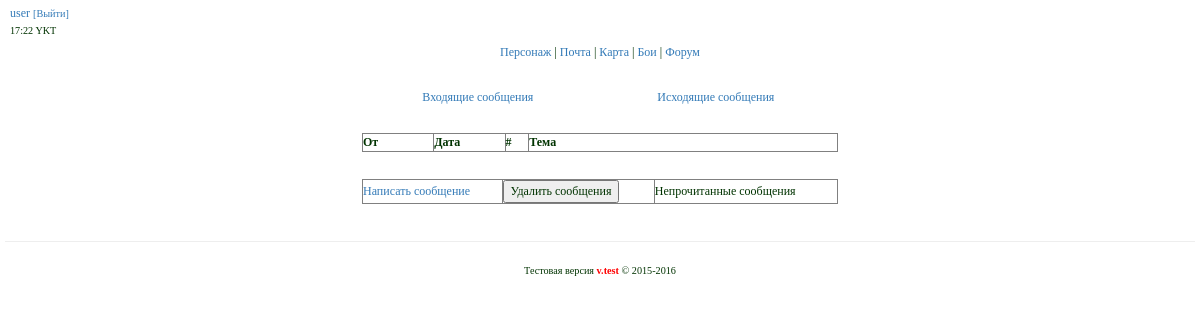
/mail/ (signed in), run on an earlier commit of the app's database.
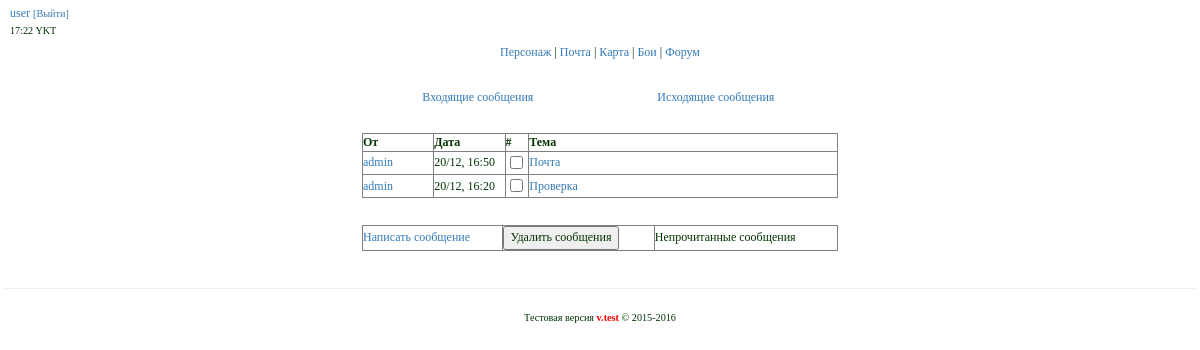
And on a later commit of the database.
### tables this page shows
CREATE TABLE IF NOT EXISTS `mail` (
  `id` int(11) unsigned NOT NULL AUTO_INCREMENT,
  `id_mail` varchar(256) NOT NULL,
  `type` int(11) NOT NULL,
  `sender` varchar(255) NOT NULL,
  `receiver` varchar(255) NOT NULL,
  `date` varchar(255) NOT NULL,
  `title` varchar(255) NOT NULL,
  `text` text NOT NULL,
  `new` int(11) NOT NULL DEFAULT '1',
  PRIMARY KEY (`id`)
);

### app/core/viewClass.php (called while the page is built)
<?php
class View {
    public function render($title,$content,$template,$data=null,$data2=null,$data3=null) {
        include 'app/views/'.$template;
    }
}

### app/controllers/controllerMail.php (called while the page is built, shortened)
<?php
class ControllerMail extends Controller {
    public function __construct(){
        $this->model = new ModelMail();
        $this->view = new View();
    }
    public function actionView() {
        $login = $_COOKIE['login'];
        $data = $this->model->getInboxMailByUser($login);
        $this->view->render('Почта', 'mail/inbox.php', 'template.php', $data, $data2);
    }
}

### app/start.php (called while the page is built, shortened)
<?php
require_once 'core/viewClass.php';
require_once 'core/modelClass.php';
Router::run();

### index.php (called while the page is built, shortened)
<?php
require_once 'app/start.php';

### app/core/modelClass.php (called while the page is built, shortened)
<?php
class Model {
    public $mysqli;
    public function __construct() {
        $this->mysqli = new mysqli(Config::DBHOST,Config::DBUSER,Config::DBPASS,Config::DBNAME);
        $this->mysqli->query("SET NAMES 'utf8'");
    }
    public function query($query) {
        return $this->mysqli->query($query);
    }
    public function select($query) {
        $res = $this->query($query);
        $ret = [];
        while($row = mysqli_fetch_assoc($res)) {
            $ret[] = $row;
        }
        return $ret;
    }
}

### app/models/modelMail.php (called while the page is built, shortened)
<?php
class ModelMail extends Model {
    public function getInboxMailByUser($login) {
        $data = "SELECT * FROM `mail` WHERE `receiver` = '$login' AND `type` = 1 ORDER BY `id` DESC";
        $data = $this->select($data);
        return $data;
    }
}

### app/views/mail/inbox.php (the view)
<div>
    <table align="center" width="40%">
        <tr align="center">
            <td>
                <a href="/mail/">Входящие сообщения</a>
            </td>
            <td>
                <a href="/mail/outbox">Исходящие сообщения</a>
            </td>
        </tr>
    </table>
</div>
<br>
    <form name="delmess" method="post" action="/mail/delmessage/">
    <div class="mail">
        <table border="1" width="40%" align="center">
            <tr>
                <th width="15%">От</th>
                <th width="15%">Дата</th>
                <th width="5%">#</th>
                <th width="65%">Тема</th>
            </tr>
            <?php foreach($data as $mail): ;?>
            <tr>
                <td>
                    <a href="/user/info?id="><?=$mail['sender']?></a>
                </td>
                <td>
                    <?=$mail['date']?>
                </td>
                <td align="center">
                    <input type="checkbox" name="id[]" value="<?=$mail['id']?>">
                </td>
                <td>
                    <?php if($mail['new'] == 0) { ?>
                        <a href="/mail/read?type=1&amp;id_mail=<?=$mail['id_mail']?>"><?=$mail['title']?></a>
                    <?php }else {?>
                        <strong><a class="newmail" href="/mail/read?type=1&amp;id_mail=<?=$mail['id_mail']?>"><?=$mail['title']?></a></strong>
                    <?php } ?>
                </td>
            </tr>
            <?php endforeach ;?>
        </table>
    </div>
    <br>
    <div class="mail buttons">
        <table border="1" width="40%" align="center">
            <tr>
                <td>
                    <a href="/mail/new">Написать сообщение</a>
                </td>
                <td>
                    <input type="submit" name="submit" value="Удалить сообщения">
                </td>
                <td>
                    Непрочитанные сообщения
                </td>
            </tr>
        </table>
    </form>

What changed in the data, as far as the page shows it:
added mail: sender "admin", date "20/12, 16:50", title "Почта"
added mail: sender "admin", date "20/12, 16:20", title "Проверка"
